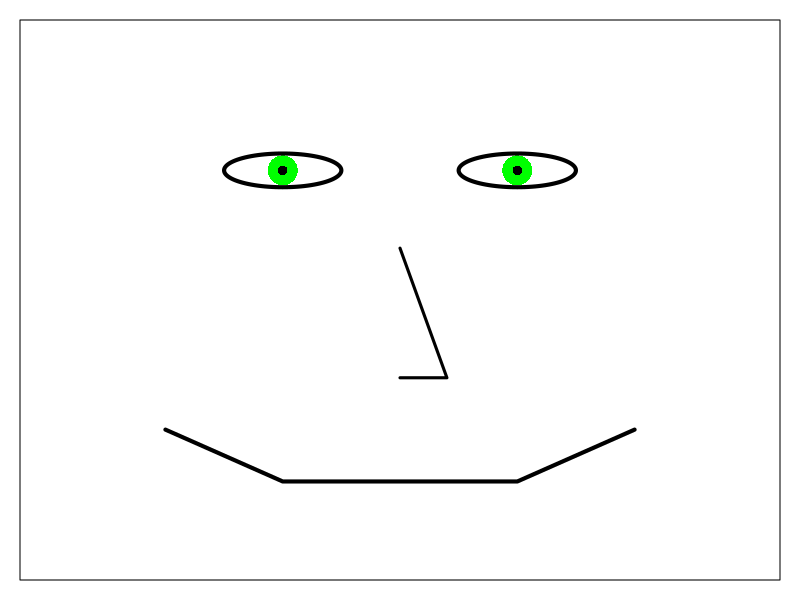

R code for this plot:
## ---- chunk 1
  knitr::opts_chunk$set(fig.width=5, fig.height=5, fig.path='Figs/',echo = TRUE)
## ---- chunk 2
library(plotrix)
## ---- chunk 3
eyex<-c(2.5,3.5)
eyey<-c(3,3)
par(mar=c(rep(1,4)))
plot(x=c(2,4,3), c(3,3,1), ylim=c(1.5,3.5), xlim=c(1.5,4.5), type='n', axes=F, xlab='', ylab='')
points(eyex, eyey, pch=21, cex=4, bg='green', col=NA)
points(eyex, eyey, pch=16, cex=1.25)
draw.ellipse(eyex, eyey, a=.25, b=0.065, col=NA, border='black', lwd=4)
lines(seq(2,4,.5), c(2,1.8,1.8,1.8,2), lwd=4)
lines(c(3,3.2,3), c(2.7,2.2,2.2), lwd=3)
box(which='plot')

